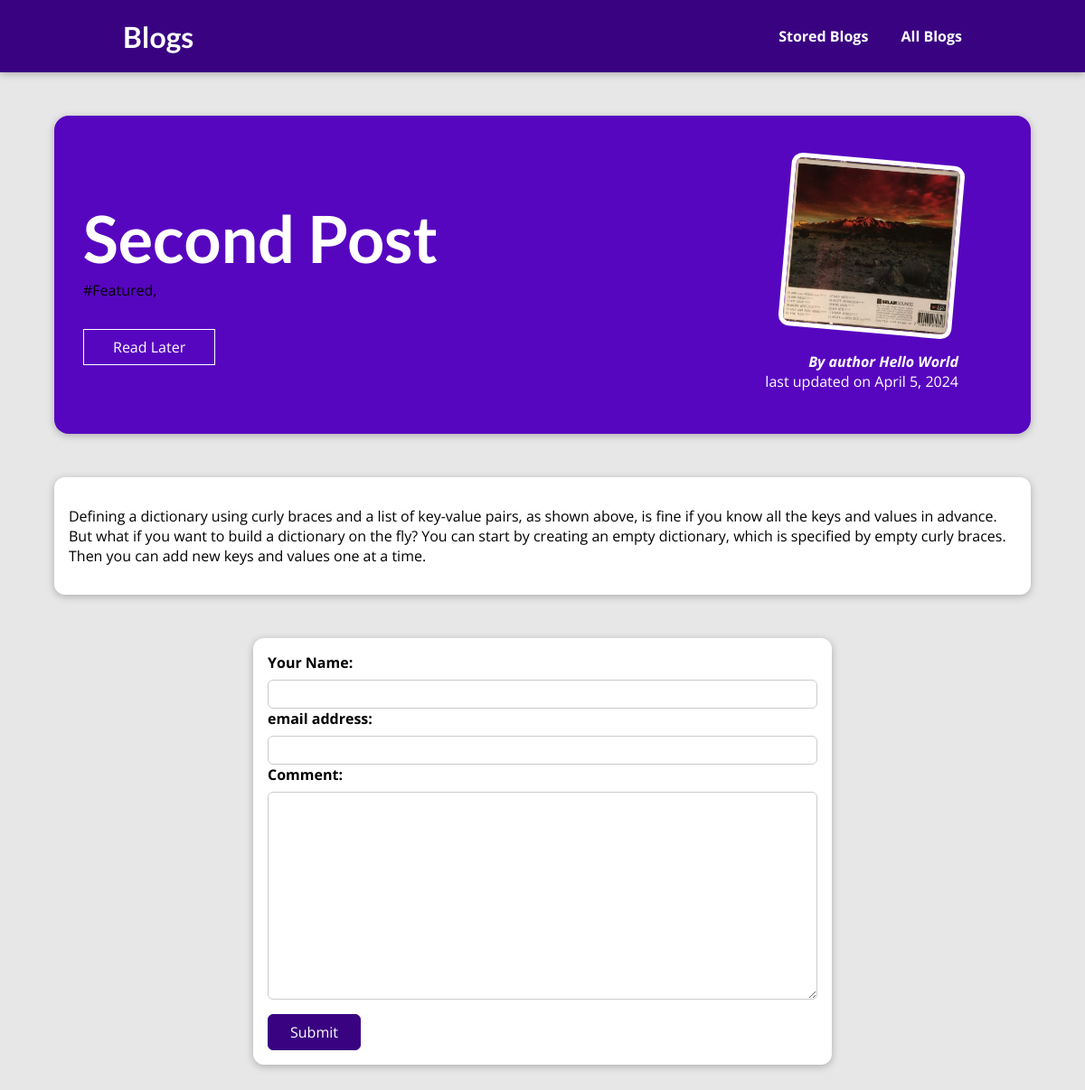
Screenshot of /posts/second-post with the database file from the repository.
### blog/models.py (models this page shows)
class Post(models.Model):
    title = models.CharField(max_length=100)
    excerpt = models.CharField(max_length=200)
    image = models.FileField(upload_to="images",default="")
    date = models.DateField(auto_now=True)
    slug = models.SlugField(unique=True, db_index=True)
    content = models.TextField(validators=[MinLengthValidator(10)])
    author = models.ForeignKey(Author, on_delete=models.SET_NULL, null=True)
    tags = models.ManyToManyField(Tag)

class Tag(models.Model):
    caption = models.CharField(max_length=30)
    def __str__(self):
        return f"{self.caption}"

class Author(models.Model):
    first_name = models.CharField(max_length=100)
    last_name = models.CharField(max_length=100)
    email = models.EmailField(max_length=254)
    def __str__(self):
        return f"{self.first_name} {self.last_name}"

### blog/views.py (the view)
# urls.py: path("posts/<slug:slug>", views.post_detail, name="post_detail"),
def post_detail(request, slug):
    if request.method=="POST":
        form=CommentForm(request.POST)
        post=Post.objects.get(slug=slug)
        if form.is_valid():
            f=form.save(commit=False)
            f.post=post
            f.save()
        return HttpResponseRedirect(f"/posts/{slug}")
    else:
        form=CommentForm()
        post = get_object_or_404(Post, slug=slug)
        tags= post.tags.all()
        comments=Comment.objects.filter(post__slug=slug).order_by("-date")
        context={"post":post,"tags":tags,"comments":comments,"form":form}
        return render(request, "blog/post_detail.html", context)

### blog/forms.py
class CommentForm(forms.ModelForm):
    class Meta:
        model=Comment
        exclude=['date','post']
        labels={"username":"Your Name","email":"email address"}

### blog/templates/blog/post_detail.html (shortened to what this page needs)
{% extends "layout.html" %}
{% load static %}
    {% block css %}
      <link rel="stylesheet" href="{% static "blog/post_detail.css" %}"/>
      <link rel="stylesheet" href="{% static "blog/post.css" %}"/>
    {% endblock css %}
{% block content %}
    <section id="summary">
    <h2>{{post.title|title}}</h2>
    {% for tag in tags %}
        <span>#{{tag|title}},</span>
    {% endfor %}
    <div id="read-later">
    <form action="{% url "favorite_post" %}" method="POST">
        <button>Read Later</button>
    </form>
    </div>
    <article>
        <img src="{{post.image.url}}" alt="{{post.title}}">
        <address>By author <a href="mailto:{{post.author.email}}"> {{post.author|title}} </a></address>
        <div>last updated on {{post.date}} <time></time> </div>
    </article>
 </section>
 <main>
    <p>{{post.content|linebreaks}} </p>
 </main>
  <section id="comment-form">
    <form action="{{"/posts/"|add:post.slug}}" method="post">
        <div class="form-control">
        {% for field in form %}
        {{field.label_tag}}
        {{field}}
        {% endfor %}
        </div>
        <button>Submit</button>
    </form>
 </section>
{% endblock content %}

### static/app.css (style rules this page uses)
* { box-sizing: border-box; }
html { font-family: "Open Sans", "Lato", sans-serif; }
body { margin: 0; }
h1, h2, h3 { font-family: "Lato", sans-serif; font-weight: bold; }

### blog/static/blog/post_detail.css (style rules this page uses)
body { background-color: #e7e7e7; }
#summary { margin: 8rem auto 3rem auto; padding: 2rem; width: 90%; max-width: 90rem; border-radius: 16px; background-color: #5706c0; position: relative; box-shadow: 0 2px 8px rgba(0, 0, 0, 0.25); height: 22rem; }
#summary h2 { color: white; font-size: 4.5rem; margin-bottom: 0.25rem; }
#summary article { position: absolute; top: 2rem; right: 3rem; padding: 1rem 2rem; border-radius: 12px; text-align: right; color: white; }
#summary article img { width: 12rem; height: 12rem; border-radius: 12px; transform: rotateZ(5deg); border: 5px solid white; margin-bottom: 1rem; }
#summary address { font-weight: bold; }
#summary a { color: white; text-decoration: none; }
#read-later { margin: 2rem 0; }
#read-later button { background-color: transparent; border: 1px solid white; padding: 0.5rem 2rem; font: inherit; color: white; cursor: pointer; }
main { width: 90%; max-width: 90rem; margin: 3rem auto; background-color: white; padding: 1rem; border-radius: 12px; box-shadow: 0 2px 8px rgba(0, 0, 0, 0.25); }
#comment-form { margin: 3rem auto; width: 90%; max-width: 40rem; border-radius: 12px; background-color: white; box-shadow: 0 2px 8px rgba(0, 0, 0, 0.25); padding: 1rem; }
#comment-form button { font: inherit; background-color: #390281; color: white; border: 1px solid #390281; padding: 0.5rem 1.5rem; border-radius: 6px; cursor: pointer; }
.form-control { margin-bottom: 1rem; }
.form-control label { font-weight: bold; margin-bottom: 0.5rem; display: block; }
.form-control input, .form-control textarea { display: block; width: 100%; font: inherit; padding: 0.25rem; border-radius: 6px; border: 1px solid #ccc; }

### rows the page displays
Post: title "Second Post", image (picture), author "Hello World", date "April 5, 2024", content "Defining a dictionary using curly braces and a list of key-value pairs, as shown above, is fine if you know all the keys and values in advance. But what if you want to build a dictionary on the fly? You can start by creating an empty dictionary, which is specified by empty curly braces. Then you can add new keys and values one at a time."
Tag: caption "Featured"

### other values shown
{{ field.label_tag }} "Your Name:" "email address:" "Comment:"
